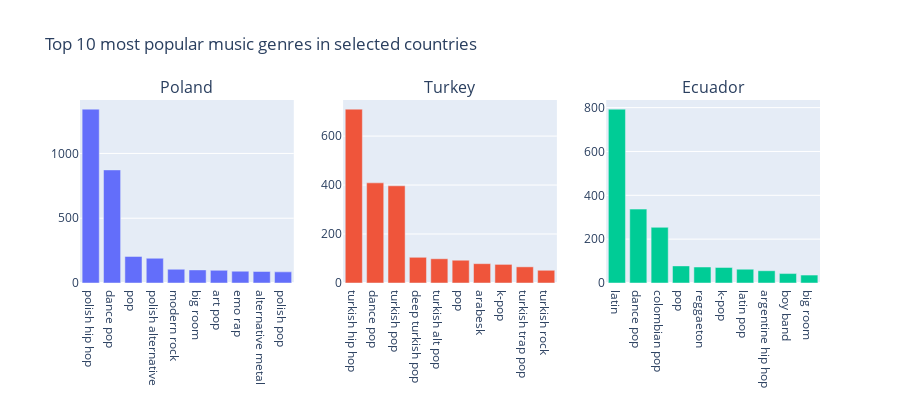

The cell this chart's notebook holds for it:
### Code cell
fig = make_subplots(rows=1, cols=3, subplot_titles=("Poland", "Turkey", "Ecuador"))

fig.add_trace(go.Bar(x=poland_counts.index, y=poland_counts), row=1, col=1)
fig.add_trace(go.Bar(x=taiwan_counts.index, y=taiwan_counts), row=1, col=2)
fig.add_trace(go.Bar(x=ecuador_counts.index, y=ecuador_counts), row=1, col=3)

fig.update_layout(height=400, width=900,
                  title_text="Top 10 most popular music genres in selected countries", showlegend=False)

fig.show()

### Figure 1 — Plotly figure (JSON) as saved in the notebook; plotly's stock layout.template omitted (floating-point values rounded to 4 significant figures)
{"data": [{"type": "bar", "x": ["polish hip hop", "dance pop", "pop", "polish alternative", "modern rock", "big room", "art pop", "emo rap", "alternative metal", "polish pop"], "xaxis": "x", "y": [1342, 873, 205, 191, 106, 101, 98, 91, 89, 86], "yaxis": "y"}, {"type": "bar", "x": ["turkish hip hop", "dance pop", "turkish pop", "deep turkish pop", "turkish alt pop", "pop", "arabesk", "k-pop", "turkish trap pop", "turkish rock"], "xaxis": "x2", "y": [710, 409, 397, 105, 99, 93, 79, 76, 66, 52], "yaxis": "y2"}, {"type": "bar", "x": ["latin", "dance pop", "colombian pop", "pop", "reggaeton", "k-pop", "latin pop", "argentine hip hop", "boy band", "big room"], "xaxis": "x3", "y": [793, 337, 254, 78, 73, 71, 63, 56, 43, 36], "yaxis": "y3"}], "layout": {"annotations": [{"font": {"size": 16}, "showarrow": false, "text": "Poland", "x": 0.1444, "xanchor": "center", "xref": "paper", "y": 1, "yanchor": "bottom", "yref": "paper"}, {"font": {"size": 16}, "showarrow": false, "text": "Turkey", "x": 0.5, "xanchor": "center", "xref": "paper", "y": 1, "yanchor": "bottom", "yref": "paper"}, {"font": {"size": 16}, "showarrow": false, "text": "Ecuador", "x": 0.8556, "xanchor": "center", "xref": "paper", "y": 1, "yanchor": "bottom", "yref": "paper"}], "height": 400, "showlegend": false, "title": {"text": "Top 10 most popular music genres in selected countries"}, "width": 900, "xaxis": {"anchor": "y", "autorange": true, "domain": [0, 0.2889], "range": [-0.5, 9.5], "type": "category"}, "xaxis2": {"anchor": "y2", "autorange": true, "domain": [0.3556, 0.6444], "range": [-0.5, 9.5], "type": "category"}, "xaxis3": {"anchor": "y3", "autorange": true, "domain": [0.7111, 1], "range": [-0.5, 9.5], "type": "category"}, "yaxis": {"anchor": "x", "autorange": true, "domain": [0, 1], "range": [0, 1413.0], "type": "linear"}, "yaxis2": {"anchor": "x2", "autorange": true, "domain": [0, 1], "range": [0, 747.4], "type": "linear"}, "yaxis3": {"anchor": "x3", "autorange": true, "domain": [0, 1], "range": [0, 834.7], "type": "linear"}}}
